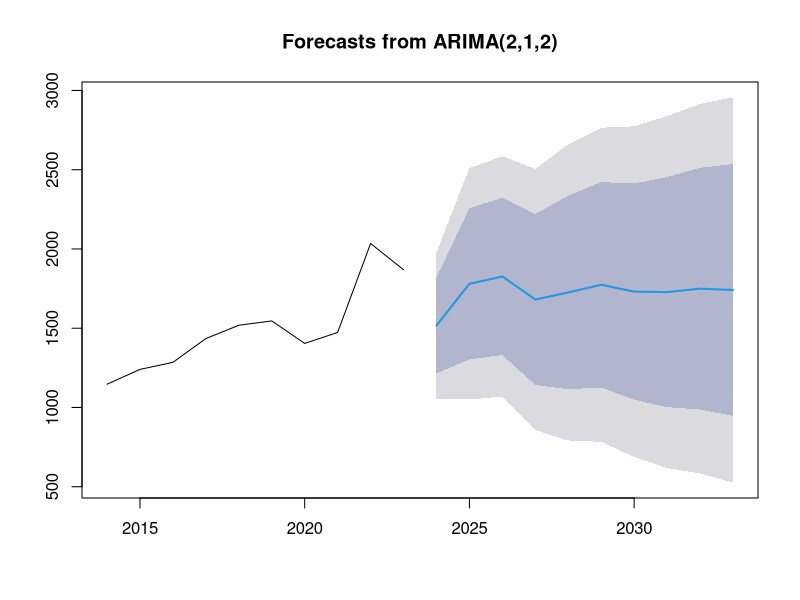
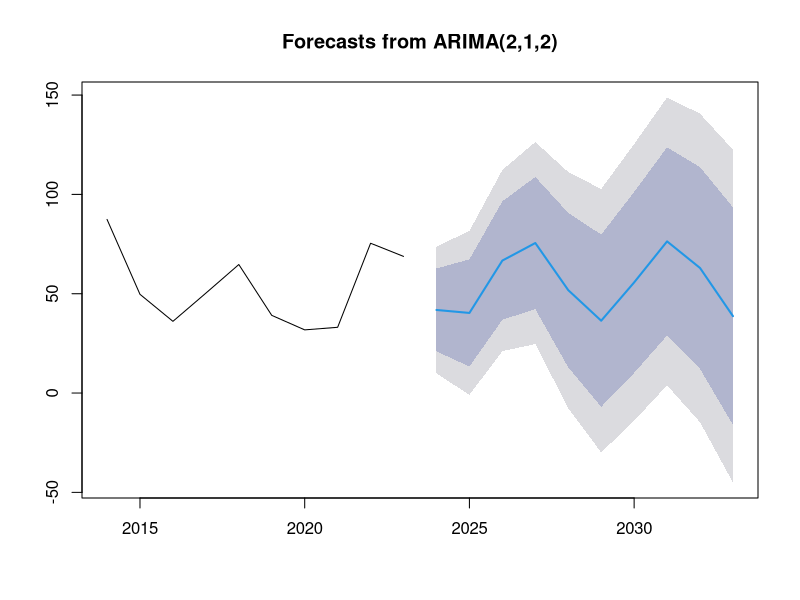
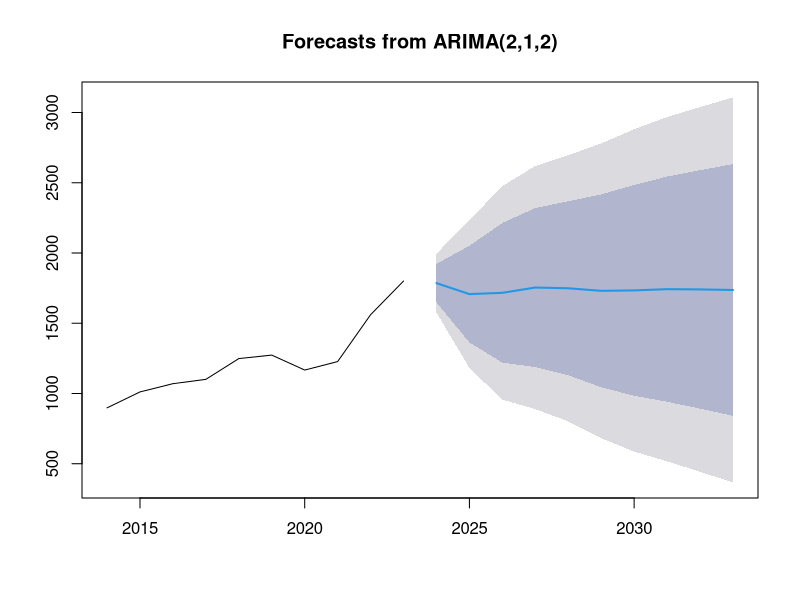
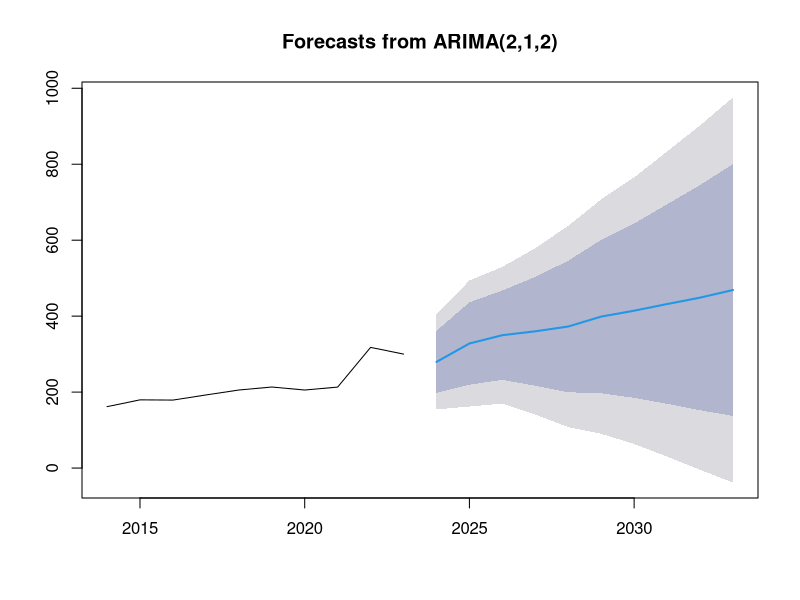

Write the R code that produced these figures, in order.
## ---- chunk 1
suppressPackageStartupMessages(library(forecast))

# Define the data frame df
df <- data.frame(
  Year = 2014:2023,
  Total_Tax_Revenue = c(1146.9, 1240.4, 1285, 1435, 1518.8, 1546.1, 1404.1, 1473.6, 2034.5, 1869)
)

# Create a time series object for total tax revenue
ts_total_tax_revenue <- ts(df$Total_Tax_Revenue, start = 2014, frequency = 1)

# Fit an ARIMA (2,1,2) model to the total tax revenue data
arima_model <- Arima(ts_total_tax_revenue, order = c(2,1,2))

# Generate a forecast for the next 10 years
forecast_total_tax_revenue <- forecast(arima_model, h = 10)

# Print the forecast results
print(forecast_total_tax_revenue)

# Plot the forecast
plot(forecast_total_tax_revenue)

knitr::kable(forecast_total_tax_revenue, caption = "Total Tax Revenue Forecast")
## ---- chunk 2
suppressPackageStartupMessages(library(forecast))

# Define the data frame df
df <- data.frame(
  Year = 2014:2023,
  Migas_Tax_Revenue = c(87.4, 49.7, 36.1, 50.3, 64.7, 39.1, 31.8, 33.1, 75.4, 68.79)
)

# Create a time series object for Migas tax revenue
ts_migas_tax_revenue <- ts(df$Migas_Tax_Revenue, start = 2014, frequency = 1)

# Fit an ARIMA (2,1,2) model to the Migas tax revenue data
arima_model <- Arima(ts_migas_tax_revenue, order = c(2,1,2))

# Generate a forecast for the next 10 years
forecast_migas_tax_revenue <- forecast(arima_model, h = 10)

# Print the forecast results
print(forecast_migas_tax_revenue)

# Plot the forecast
plot(forecast_migas_tax_revenue)

knitr::kable(forecast_migas_tax_revenue, caption = "Migas Tax Revenue Forecast")
## ---- chunk 3
suppressPackageStartupMessages(library(forecast))

# Define the data frame df
df <- data.frame(
  Year = 2014:2023,
  Non_Migas_Tax_Revenue = c(897.7, 1011.2, 1069.9, 1100.7, 1248.6, 1273.3, 1166.8, 1227.3, 1560.7, 1800.45)
)

# Create a time series object for Non-Migas tax revenue
ts_non_migas_tax_revenue <- ts(df$Non_Migas_Tax_Revenue, start = 2014, frequency = 1)

# Fit an ARIMA (2,1,2) model to the Non-Migas tax revenue data
arima_model <- Arima(ts_non_migas_tax_revenue, order = c(2,1,2))

# Generate a forecast for the next 10 years
forecast_non_migas_tax_revenue <- forecast(arima_model, h = 10)

# Print the forecast results
print(forecast_non_migas_tax_revenue)

# Plot the forecast
plot(forecast_non_migas_tax_revenue)

knitr::kable(forecast_non_migas_tax_revenue, caption = "Non-Migas Tax Revenue Forecast")
## ---- chunk 4
suppressPackageStartupMessages(library(forecast))

# Define the data frame df
df <- data.frame(
  Year = 2014:2023,
  Customs_and_Excise_Revenue = c(161.7, 179.6, 179.0, 192.5, 205.5, 213.4, 205.5, 213.2, 317.7, 300.1)
)

# Create a time series object for Customs and Excise revenue
ts_customs_and_excise_revenue <- ts(df$Customs_and_Excise_Revenue, start = 2014, frequency = 1)

# Fit a SARIMA model to the Customs and Excise revenue data
sarima_model <- Arima(ts_customs_and_excise_revenue, order = c(2,1,2), seasonal = list(order = c(1,1,1), period = 1))

# Generate a forecast for the next 10 years
forecast_customs_and_excise_revenue <- forecast(sarima_model, h = 10)

# Print the forecast results
print(forecast_customs_and_excise_revenue)

# Plot the forecast
plot(forecast_customs_and_excise_revenue)

knitr::kable(forecast_customs_and_excise_revenue, caption = "Customs and Excise Revenue Forecast")
